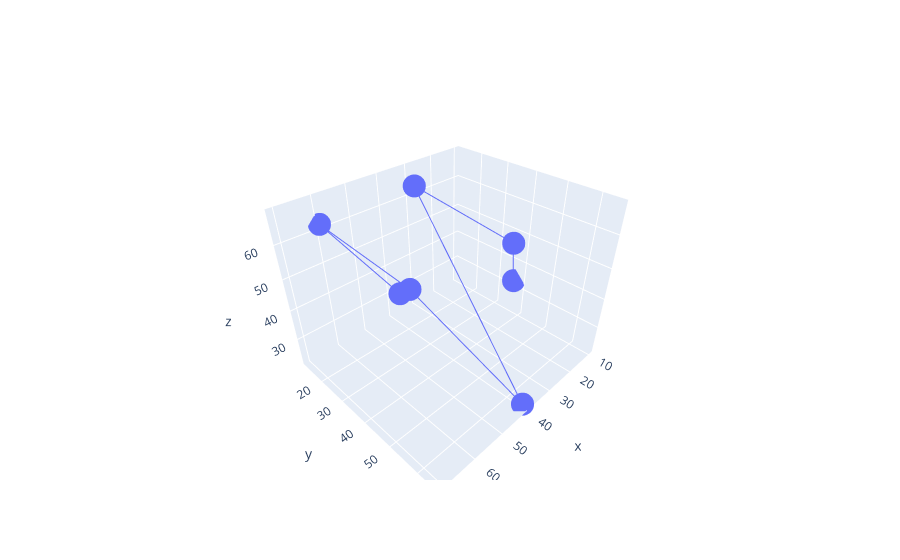

Notebook code for this chart:
### Markdown cell above
13. Create a 3D scatter plot using Plotly

### Code cell
x = [10, 20, 30, 40, 50, 60, 70]
y = [37, 43, 14, 65, 34, 12, 56]
z = [33, 53, 64, 22, 48, 62, 68]

fig = go.Figure()
fig.add_trace(go.Scatter3d(x = x, y = y, z = z))

### Figure 1 — Plotly figure (JSON) as saved in the notebook; plotly's stock layout.template omitted (floating-point values rounded to 4 significant figures)
{"data": [{"type": "scatter3d", "x": [10, 20, 30, 40, 50, 60, 70], "y": [37, 43, 14, 65, 34, 12, 56], "z": [33, 53, 64, 22, 48, 62, 68]}], "layout": {}}
